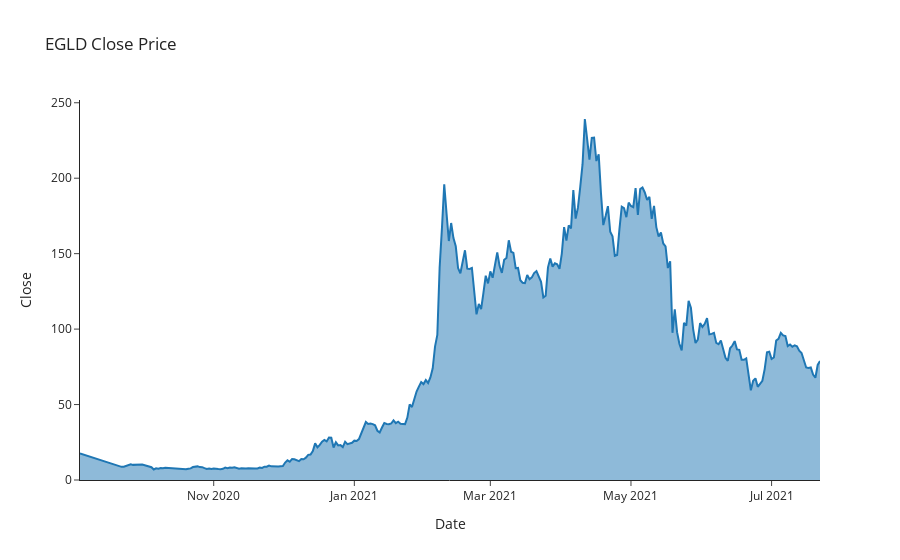

The notebook cell this image was saved under:
### Code cell
#fig = go.Figure()
#fig.add_trace(go.Scatter(x=btc_df.index, 
#                         y=btc_df['Close'],
#                         name = 'BTC Price'
#                        ))

fig = px.area(egld_df, y='Close', title="EGLD Close Price")
fig.show()

### Figure 1 — Plotly figure (JSON) as saved in the notebook; plotly's stock layout.template omitted (floating-point values rounded to 4 significant figures; data arrays with more than 128 entries replaced by an {"elided": "..."} marker saying what was removed)
{"data": [{"hovertemplate": "Date=%{x}<br>Close=%{y}<extra></extra>", "legendgroup": "", "line": {"color": "#1F77B4"}, "mode": "lines", "name": "", "orientation": "v", "showlegend": false, "stackgroup": "1", "type": "scatter", "x": {"elided": "302 str values"}, "xaxis": "x", "y": {"elided": "302 float values"}, "yaxis": "y"}], "layout": {"legend": {"tracegroupgap": 0}, "title": {"text": "EGLD Close Price"}, "xaxis": {"anchor": "y", "domain": [0, 1], "title": {"text": "Date"}}, "yaxis": {"anchor": "x", "domain": [0, 1], "title": {"text": "Close"}}}}
